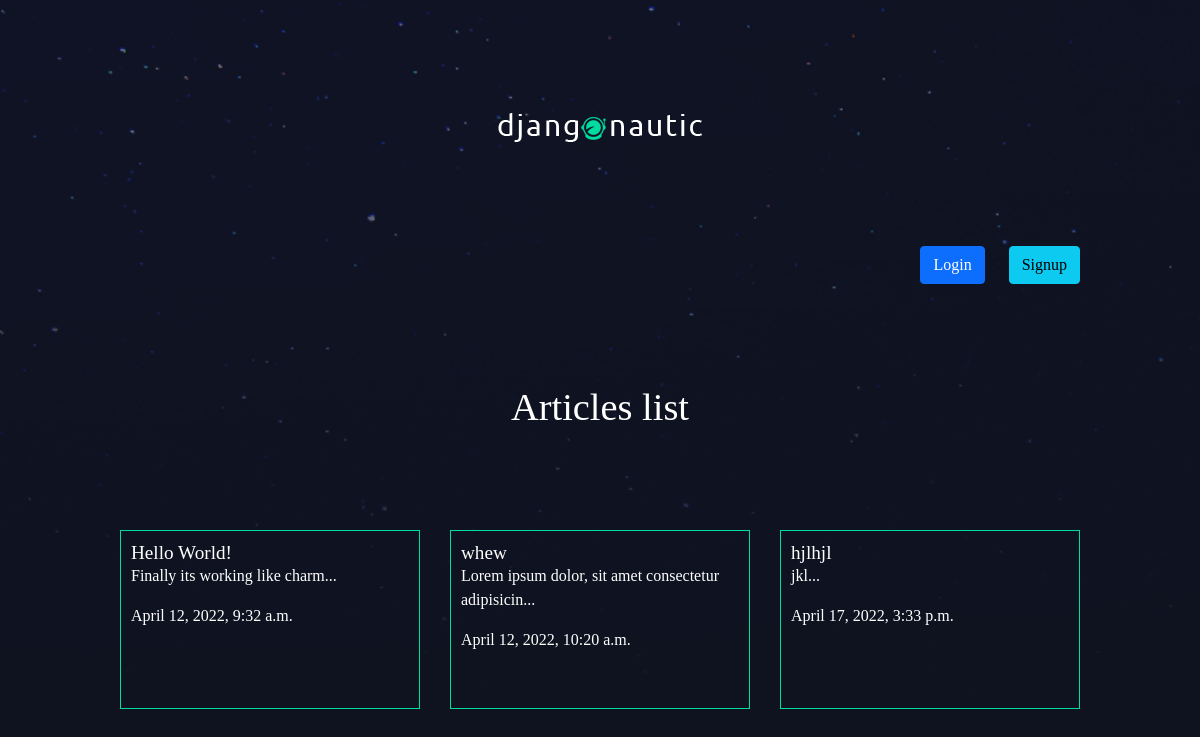
The app's page /, older data.
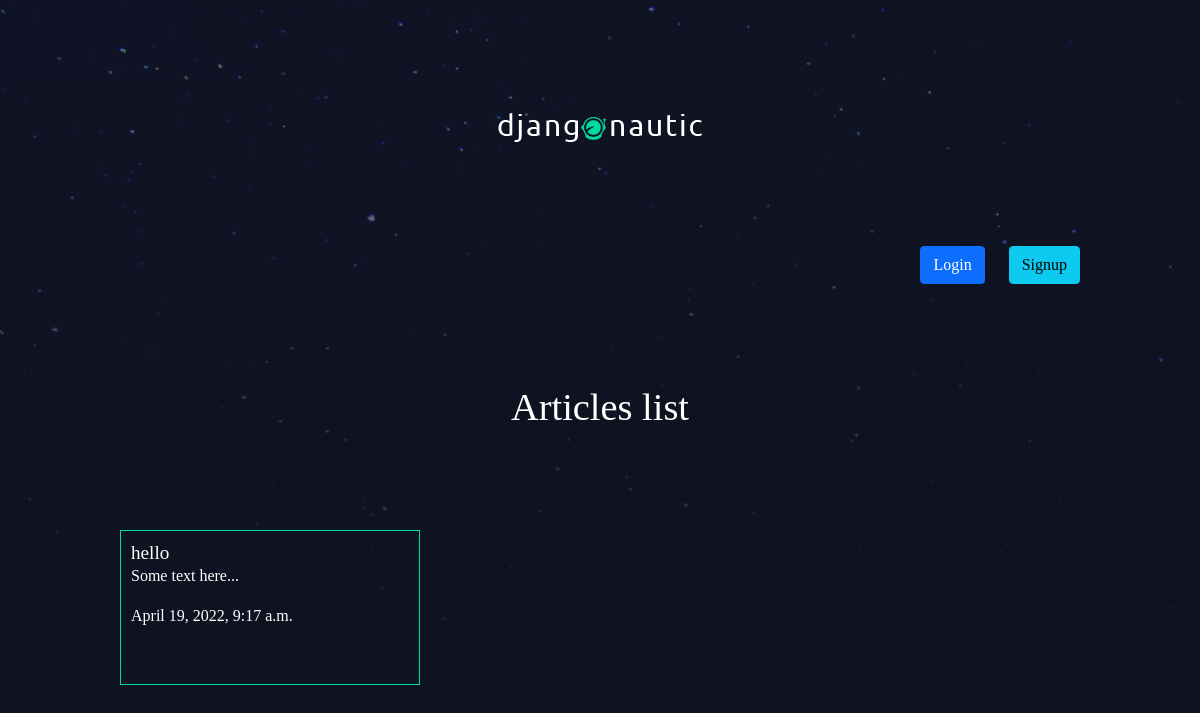
The same page, newer data.
### articles/models.py (models this page shows, shortened)
class Article(models.Model):
    title = models.CharField(max_length=50)
    slug = models.SlugField()
    body = models.TextField()
    date = models.DateTimeField(auto_now_add=True)
    thumb = models.ImageField(default='default.png', blank=True)
    author = models.ForeignKey(User, default=None, on_delete=models.CASCADE)
    def sinppet(self):
        return self.body[:50] + "..."

### articles/views.py (the view)
# urls.py: path('', views.art_list, name="list"),
def art_list(request):
    articles = Article.objects.all().order_by('date')
    return render(request, 'articles/art_list.html', {'articles': articles})

### articles/templates/articles/art_list.html
{% extends 'base_layout.html' %} {% block content %}
<h1>Articles list</h1>
<div class="articles">
  {% for article in articles %}
  <div class="article">
    <h2><a href="{% url 'article:details' slug=article.slug %}">{{ article.title }}</a></h2>
    <p>{{ article.sinppet }}</p>
    <p>{{ article.date }}</p>
  </div>
  {% endfor %}
</div>
{% endblock %}

### templates/base_layout.html (shortened to what this page needs)
<!DOCTYPE html>
<html lang="en">
  <head>
    <link href="https://cdn.jsdelivr.net/npm/bootstrap@5.1.3/dist/css/bootstrap.min.css" rel="stylesheet">
    <link rel="stylesheet" href="/static/style.css" />
  </head>
  <body>
    <div class="wrapper">
      <h1>
        <a href="{% url 'home' %}"><img src="/static/logo.png" /></a>
      </h1>
      <nav>
        <ul>
          {% if user.is_authenticated %}
          <li>
            <form class="logout-link" action="{% url 'accounts:logout' %}" method="post">
              {% csrf_token %}
              <button class="btn btn-warning" type="submit">Logout</button>
            </form>
          </li>
          <li><a href="{% url 'article:create' %}" class="highlight">New Article</a></li>
          {% else %}
          <li><a class="btn btn-primary" href="{% url 'accounts:login' %}">Login</a></li>
          <li><a class="btn btn-info" href="{% url 'accounts:signup' %}">Signup</a></li>
          {% endif %}
        </ul>
      </nav>
      {% block content %} {% endblock %}
    </div>
  </body>
</html>

### assets/style.css (style rules this page uses)
body { background: url(/static/stars.png) no-repeat center center fixed; -webkit-background-size: cover; -moz-background-size: cover; -o-background-size: cover; background-size: cover; color: #fff; }
body * { font-family: Ubuntu; }
h1, h2, h3, h4, h5 { font-weight: normal; margin: 0; }
a, a:hover, a:visited { color: #fff; text-decoration: none; }
.wrapper { max-width: 960px; margin: 0 auto; }
div.wrapper>h1 { text-align: center; margin: 100px auto; font-size: 2.4em }
nav { justify-self: end; }
nav li { display: inline-block; list-style-type: none; margin-left: 20px; }
.articles { display: grid; grid-template-columns: 1fr 1fr 1fr; grid-gap: 30px; }
.article { padding: 10px; border: 1px solid #00dba0; position: relative; padding-bottom: 40px; }
.article h2 { font-size: 1.2em; }

Row changes from the older to the newer data that the page shows:
removed Article: title "whew", sinppet "Lorem ipsum dolor, sit amet consectetur adipisicin...", date "April 12, 2022, 10:20 a.m."
removed Article: title "hjlhjl", sinppet "jkl...", date "April 17, 2022, 3:33 p.m."
changed Article: title "Hello World!" → "hello"; sinppet "Finally its working like charm..." → "Some text here..."; date "April 12, 2022, 9:32 a.m." → "April 19, 2022, 9:17 a.m."
